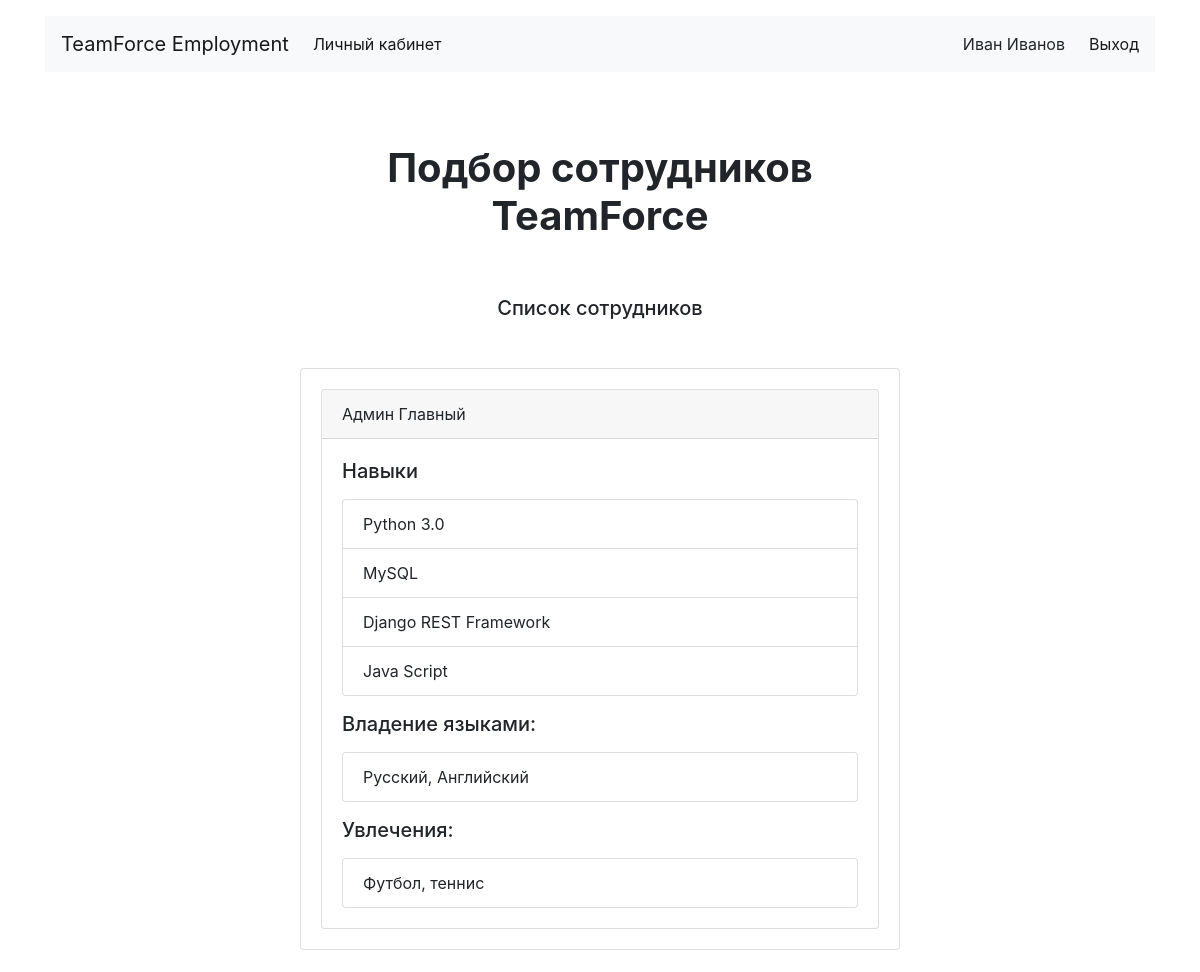
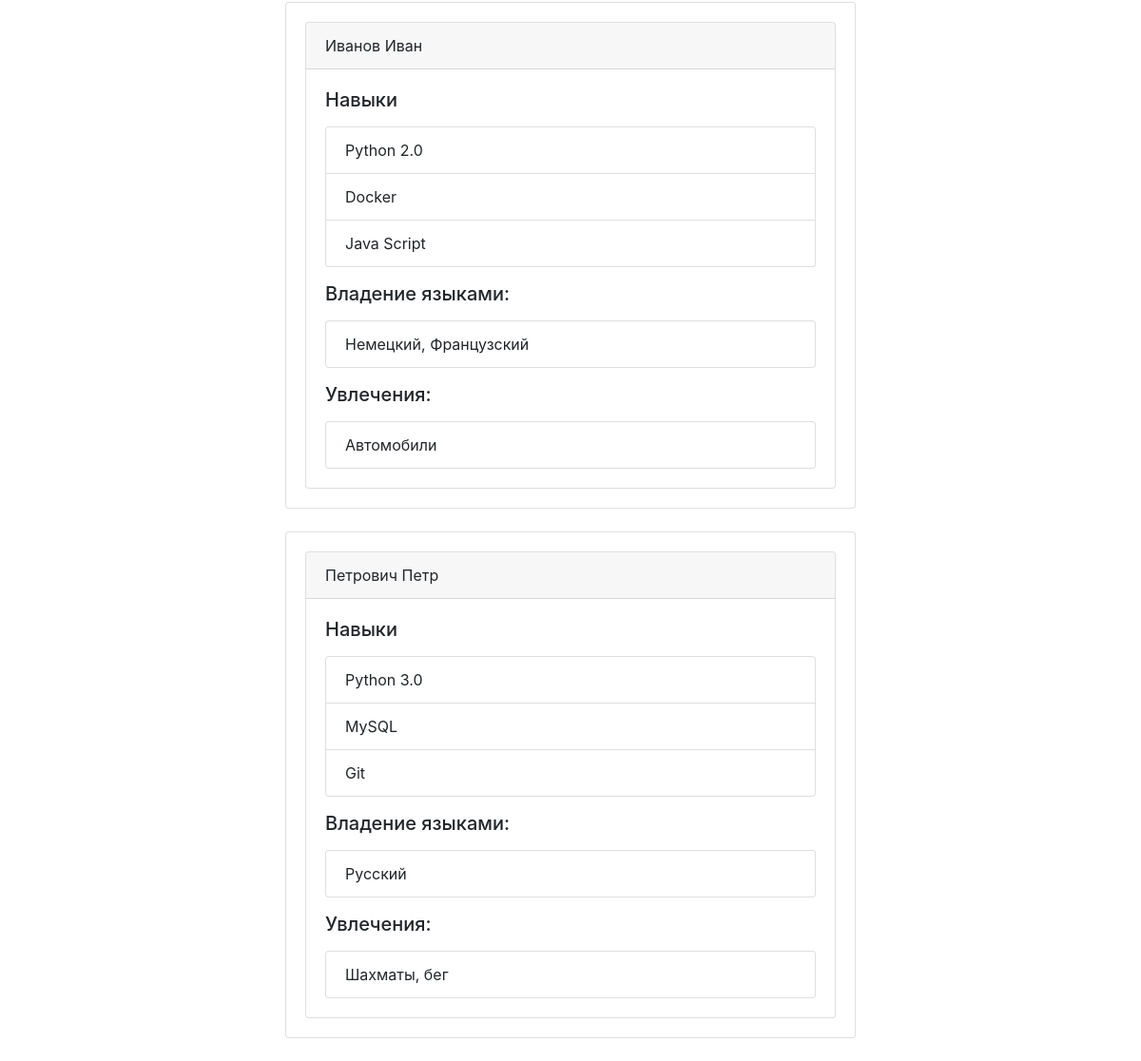
/ (signed in), run on the app's committed database (2 pictures, top to bottom).
### employment/models.py (models this page shows, shortened)
class User(AbstractUser):
    languages = models.CharField(max_length=200)
    hobbies = models.CharField(max_length=200)
    class Meta:
        db_table = 'users'
        verbose_name = 'Пользователь'
        verbose_name_plural = 'Пользователи'

class Skill(models.Model):
    name = models.CharField('Название', max_length=50)
    tag = models.CharField('Тег', max_length=15)
    users = models.ManyToManyField(User, verbose_name='пользователи', related_name='skills', blank=True)
    class Meta:
        db_table = 'skills'
        verbose_name = 'Навык'
        verbose_name_plural = 'Навыки'

### employment/views.py (the view)
# urls.py: path('', views.UsersView.as_view(), name='main'),
class UsersView(ListView):
    model = User
    queryset = User.objects.all()

### templates/employment/user_list.html (shortened to what this page needs)
{% extends 'employment/base.html' %}
{% block container %}
    <h1 class="h1 text-center mx-auto mt-4 py-5"><strong>Подбор сотрудников <br>TeamForce</strong></h1>
    {% if request.user.is_active %}
        <h2 class="h5 text-center mb-5">Список сотрудников</h2>
        {% for user in user_list %}
            <div class="card mb-4" style="max-width: 50%; margin: 0 auto;">
                <div class="card-body">
                    <div class="card ">
                        <div class="card-header">
                            <div class="form-label">
                                {{ user.last_name }} {{ user.first_name }}
                            </div>
                        </div>
                        <div class="card-body">
                            <h5 class="mb-3">Навыки</h5>
                            <ol class="list-group list-group-numbered">
                                {% for skill in user.skills.all %}
                                    <li class="list-group-item">{{ skill.name }}</li>
                                {% endfor %}
                            </ol>
                            <h5 class="my-3">Владение языками:</h5>
                            <ol class="list-group list-group-numbered">
                                <li class="list-group-item">{{ user.languages }}</li>
                            </ol>
                            <h5 class="my-3">Увлечения:</h5>
                            <ol class="list-group list-group-numbered">
                                <li class="list-group-item">{{ user.hobbies }}</li>
                            </ol>
                        </div>
                    </div>
                </div>
            </div>
        {% endfor %}
    {% else %}
        <h2 class="h5 text-center my-3">Чтобы пользоваться системой, необходимо <a href="{% url 'login' %}">войти</a> в
            систему.</h2>
        <h2 class="h6 mt-2 text-center">Нет аккаунта? <a href="{% url 'register' %}">Зарегистрируйтесь!</a></h2>
    {% endif %}
{% endblock %}

### templates/employment/base.html (shortened to what this page needs)
{% load static %}
<!DOCTYPE html>
<html lang="en">
<head>
    <link rel="stylesheet" href="https://stackpath.bootstrapcdn.com/bootstrap/4.3.1/css/bootstrap.min.css"
>
    <link rel="stylesheet" href="https://maxcdn.bootstrapcdn.com/bootstrap/4.0.0/css/bootstrap.min.css"
>
    <link rel="stylesheet" href="{% static 'css/filter_multi_select.css' %}"/>
</head>
<body>
<header class="container mt-3">
    <nav class="navbar navbar-expand-lg navbar-light bg-light">
        <a class="navbar-brand" href="/">TeamForce Employment</a>
        <div class="collapse navbar-collapse" id="navbarNav">
            <ul class="navbar-nav">
                {% if request.user.is_active %}
                    <li class="nav-item active">
                        <a class="nav-link" href="{% url 'profile' %}">Личный кабинет</a>
                    </li>
                {% endif %}
            </ul>
        </div>
        {% if request.user.is_active %}
            {% if user.first_name and user.last_name %}
                <div class="mr-4">{{ request.user.first_name }} {{ request.user.last_name }}</div>
            {% else %}
                <div class="mr-4">{{ request.user }}</div>
            {% endif %}
            <span class="navbar-text d-sm-none d-lg-block">
                <a href="{% url 'logout' %}">Выход</a>
        </span>
        {% else %}
            <span class="navbar-text d-sm-none d-lg-block">
                <a href="{% url 'login' %}">Вход</a>
        </span>
        {% endif %}
    </nav>
</header>
{% block container %} {% endblock %}
</body>
</html>

### static/css/filter_multi_select.css (style rules this page uses)
:root { --fms-badge-text-color: white; --fms-badge-color: var(--primary) }

### data on the page
User: user.first_name "Иван", user.last_name "Иванов", last_name "Иванов", first_name "Иван", languages "Немецкий, Французский", hobbies "Автомобили"
User: last_name "Админ", first_name "Главный", languages "Русский, Английский", hobbies "Футбол, теннис"
Skill: name "Python 3.0"
Skill: name "MySQL"
Skill: name "Django REST Framework"
Skill: name "Java Script"
Skill: name "Python 2.0"
Skill: name "Docker"
User: last_name "Петрович", first_name "Петр", languages "Русский", hobbies "Шахматы, бег"
Skill: name "Git"
